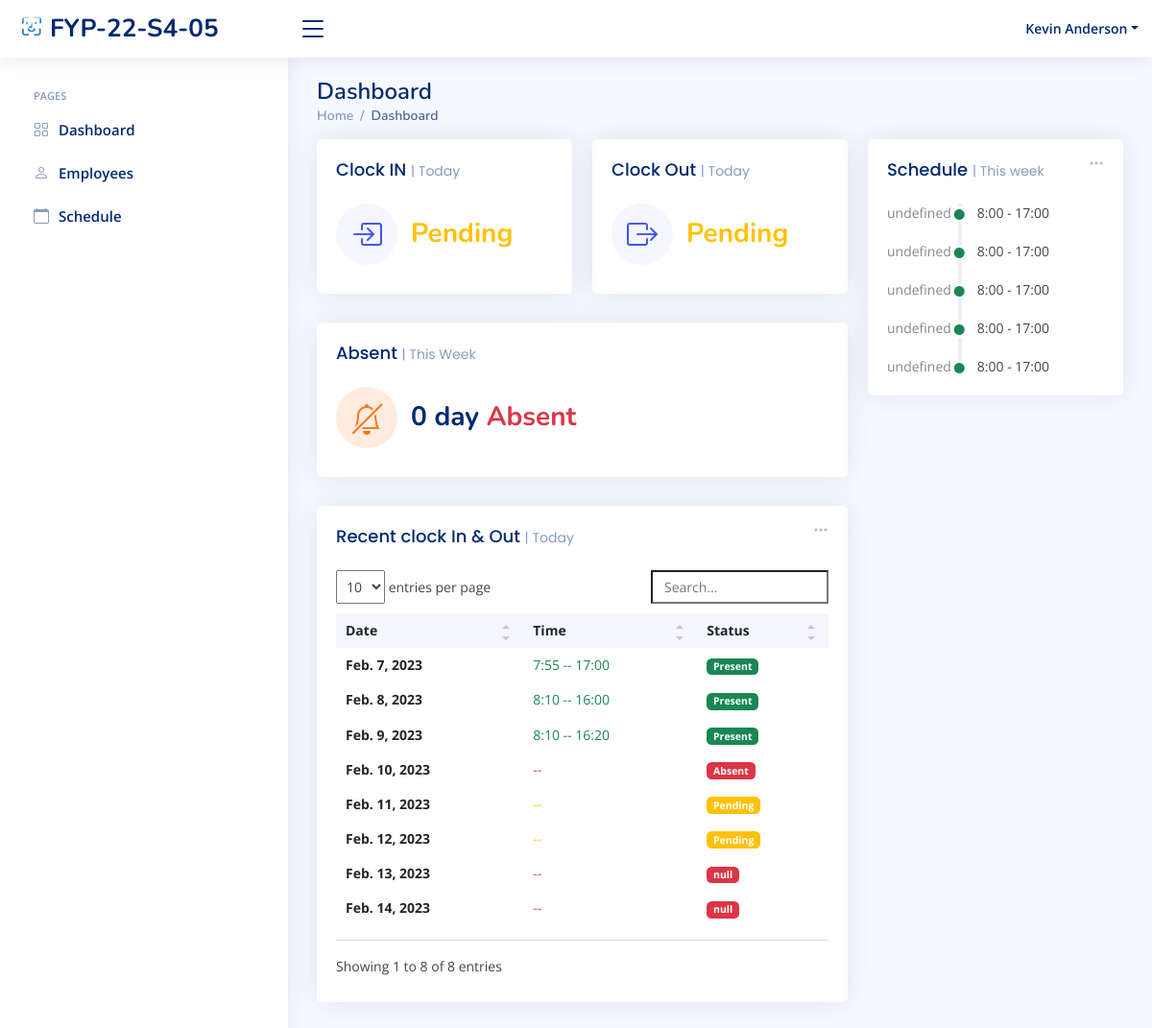
/HR/home/ (signed in), run on an earlier commit of the app's database.
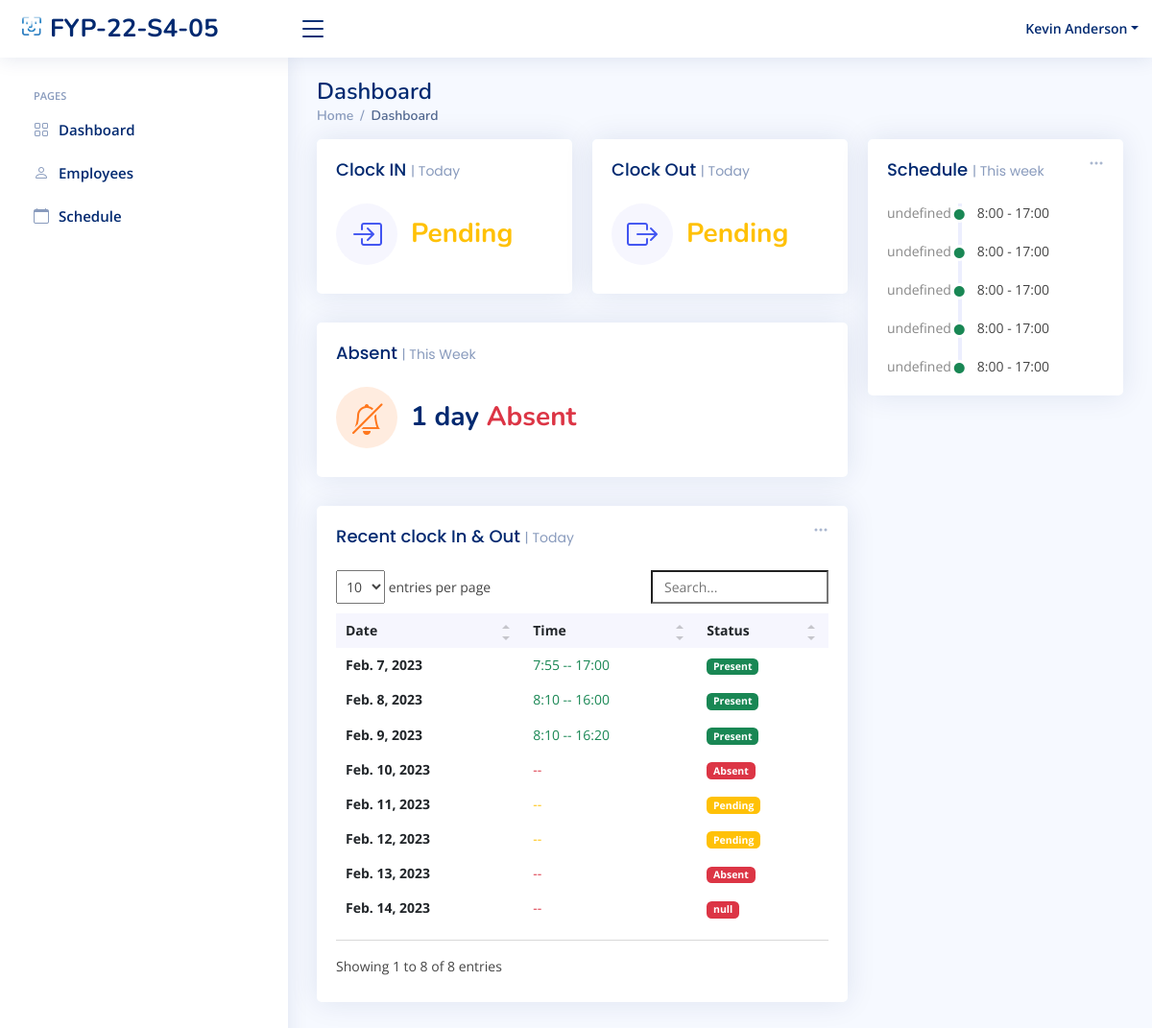
And on a later commit of the database.
### index/models.py (models this page shows, shortened)
class WorkSchedule(models.Model):
	WorkSchedule_id = models.BigAutoField(primary_key=True)
	Employee = models.ForeignKey(Employee,on_delete=models.DO_NOTHING)
	InTime = models.TimeField(max_length=256, null=True, blank=True)
	OutTime = models.TimeField(max_length=256, null=True, blank=True)
	Mark = models.CharField(max_length=256,null=True)
	StartDate = models.DateField()
	StartTime = models.TimeField(null=True)
	EndTime = models.TimeField(null=True)
	class Meta:
		db_table = 'WorkSchedule'

### index/views/HR.py (the view)
# urls.py: path('HR/home/', HR.HR_home, name='HR_home'),
def HR_home(request):
	dt = datetime.strptime(currentDate, '%Y-%m-%d')
	start = dt - timedelta(days=dt.weekday())
	end = start + timedelta(days=6)
	startDate = start.strftime('%Y-%m-%d')
	endDate = end.strftime('%Y-%m-%d')
	if 'Employee_ID' in request.session:
		fourdates = date.today() - timedelta(days=4)
		currentEmployee = Employee.objects.get(Employee_ID=request.session['Employee_ID'])
		CheckIn=''
		CheckOut=''
		Marklist = ['off','mc']
		CheckValues = WorkSchedule.objects.filter(Employee_id=request.session['Employee_ID']).filter(StartDate=currentDate)
		if CheckValues.exists():
			AttenCheck =  WorkSchedule.objects.get(Employee_id=request.session['Employee_ID'],StartDate=currentDate)
			if AttenCheck.Mark.lower() != 'off' or AttenCheck.Mark.lower() != 'mc':
				if AttenCheck.InTime is None and AttenCheck.OutTime is not None:
					CheckIn = "Pending"
					CheckOut=AttenCheck.OutTime
				elif AttenCheck.OutTime is None and AttenCheck.InTime is not None:
					CheckIn = AttenCheck.InTime
					CheckOut = "Pending"
				elif AttenCheck.InTime is None and AttenCheck.OutTime is None:
					CheckOut = "Pending"
					CheckIn = "Pending"
				else:
					CheckIn=AttenCheck.InTime
					CheckOut=AttenCheck.OutTime
			else:
				CheckIn = 'OFF'
				CheckOut= 'OFF'
		scheduleWeek = WorkSchedule.objects.filter(Employee_id=request.session['Employee_ID'], StartDate__lte=endDate,
												   StartDate__gte=startDate).filter(StartTime__isnull=False,EndTime__isnull=False).exclude(Mark__in=Marklist).order_by('StartDate')
		CountAsent = WorkSchedule.objects.filter(Employee_id=request.session['Employee_ID'],StartDate__lte=currentDate, StartDate__gte=startDate).filter(Mark='Absent').count()
		RecentData = WorkSchedule.objects.filter(Employee_id=request.session['Employee_ID'],
												 StartDate__lte=currentDate).exclude(Mark__in=Marklist).order_by('StartDate')
		context = {
			'Role' : currentEmployee.Role.Role_ID,
			'Employee_ID' : currentEmployee.Employee_ID,
			'Full_Name' : currentEmployee.Full_Name,
			'Job_Title' : currentEmployee.Job_Title,
			'PFP' : currentEmployee.Profile_Image.url,
			'Redata': RecentData,
			'count':CountAsent,
			'ScheduleWeek':scheduleWeek,
			'CheckIn':CheckIn,
			'CheckOut':CheckOut,
		}
		return render(request, 'HR/HR_home.html', context)
	else:
		messages.error(request, 'Please login first')
		return redirect('login')

### templates/HR/HR_home.html (shortened to what the changed rows need)
{% extends "index/base.html" %}
{% load static %}
{% block content %}
  <main id="main" class="main">
    <div class="pagetitle">
      <h1>Dashboard</h1>
    </div>
    <section class="section dashboard">
      <div class="row">
        <div class="col-lg-8">
          <div class="row">
            <div class="col-xxl-4 col-xl-12">
              <div class="card info-card customers-card">
                <div class="card-body">
                  <div class="d-flex align-items-center">
                    <div class="ps-3">
                      <h6>{{count }} day <span class="text-danger">Absent</span></h6>
                    </div>
                  </div>
                </div>
              </div>
            </div>
            <div class="col-12">
              <div class="card recent-sales overflow-auto">
                <div class="card-body">
                  <table class="table table-borderless datatable">
                    <thead>
                      <tr>
                        <th scope="col">Date</th>
                        <th scope="col">Time</th>
                        <th scope="col">Status</th>
                      </tr>
                    </thead>
                    <tbody>
                      {% for Ad in Redata %}
                      <tr>
                        <th scope="row">{{ Ad.StartDate }}</th>
                        {% if Ad.Mark in 'Present' %}
                        <td><span class ="text-success">{{ Ad.InTime |date:"G:i" }}   --   {{ Ad.OutTime |date:"G:i" }}</span></td>
                        <td><span class="badge bg-success">{{ Ad.Mark }}</span></td>
                        {% elif Ad.Mark in 'Late' %}
                        <td><span class ="text-danger">{{ Ad.InTime |date:"G:i"}} </span>  --   {{ Ad.OutTime |date:"G:i"}}</td>
                        <td><span class="badge bg-success">{{ Ad.Mark }}</span></td>
                        {% elif Ad.Mark in 'leave early' %}
                        <td>{{ Ad.InTime|date:"G:i" }}   --   <span class ="text-danger">{{ Ad.OutTime |date:"G:i"}} </span></td>
                        <td><span class="badge bg-danger">{{ Ad.Mark }}</span></td>
                        {% elif Ad.Mark in 'Pending' %}
                        <td><span class="text-warning">{{ Ad.InTime|date:"G:i" }}   --   {{ Ad.OutTime |date:"G:i"}}</span></td>
                        <td><span class="badge bg-warning">{{ Ad.Mark }}</span></td>
                        {% else %}
                        <td><span class ="text-danger">{{ Ad.InTime |date:"G:i"}}   --   {{ Ad.OutTime |date:"G:i"}}</span></td>
                        <td><span class="badge bg-danger">{{ Ad.Mark }}</span></td>
                        {% endif %}
                      </tr>
                      {% endfor %}
                    </tbody>
                  </table>
                </div>
              </div>
            </div>
          </div>
        </div>
        <div class="col-lg-4">
          <div class="card">
            <div class="card-body">
              <div class="activity" id="activity">
                {% for Ad in ScheduleWeek %}
                <div class="activity-item d-flex">
                  <div class="activite-label week{{ forloop.counter }}" ></div>
                        <i class='bi bi-circle-fill activity-badge text-success align-self-start'></i>
                        <div class="activity-content">
                        {{ Ad.StartTime |date:"G:i"}} - {{ Ad.EndTime |date:"G:i"}} &#12288;
                            </div>
                </div>
                 {% endfor %}
              </div>
            </div>
          </div>
        </div>
      </div>
    </section>
  </main>
{% endblock content %}

What changed in the data, as far as the page shows it:
changed WorkSchedule "Feb. 13, 2023": Mark "null" → "Absent"
Also different on the page:
{{ count }}: "0" → "1"
